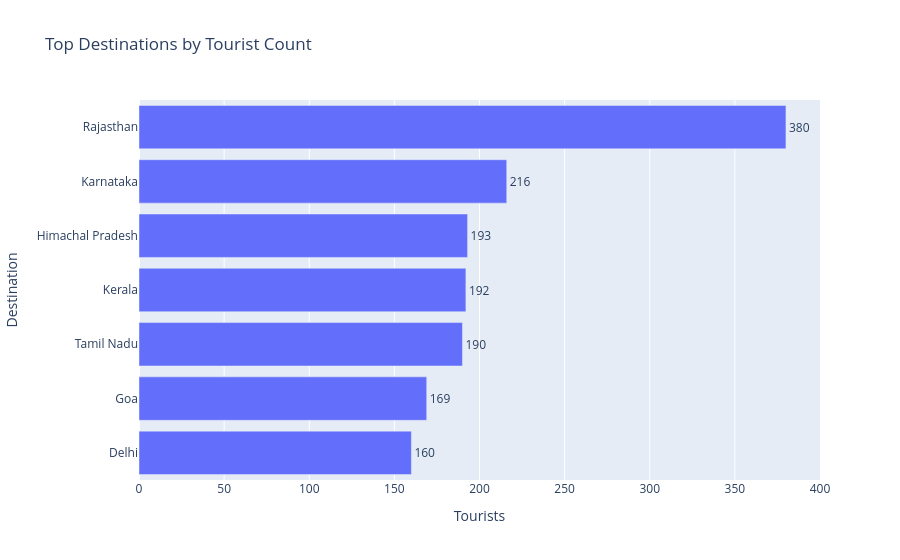

Notebook code cell kept with this figure:
### Code cell
top_destinations = destination_summary.head(10).reset_index()
fig = px.bar(top_destinations, x="Tourists", y="Destination", orientation="h",
             title="Top Destinations by Tourist Count", text="Tourists")
fig.update_traces(textposition="outside")
fig.update_layout(yaxis=dict(categoryorder="total ascending"))
fig.show()

### Figure 1 — Plotly figure (JSON) as saved in the notebook; plotly's stock layout.template omitted (floating-point values rounded to 4 significant figures)
{"data": [{"hovertemplate": "Tourists=%{text}<br>Destination=%{y}<extra></extra>", "legendgroup": "", "marker": {"color": "#636efa", "pattern": {"shape": ""}}, "name": "", "orientation": "h", "showlegend": false, "text": [380.0, 216.0, 193.0, 192.0, 190.0, 169.0, 160.0], "textposition": "outside", "type": "bar", "x": [380, 216, 193, 192, 190, 169, 160], "xaxis": "x", "y": ["Rajasthan", "Karnataka", "Himachal Pradesh", "Kerala", "Tamil Nadu", "Goa", "Delhi"], "yaxis": "y"}], "layout": {"barmode": "relative", "legend": {"tracegroupgap": 0}, "title": {"text": "Top Destinations by Tourist Count"}, "xaxis": {"anchor": "y", "domain": [0.0, 1.0], "title": {"text": "Tourists"}}, "yaxis": {"anchor": "x", "categoryorder": "total ascending", "domain": [0.0, 1.0], "title": {"text": "Destination"}}}}
